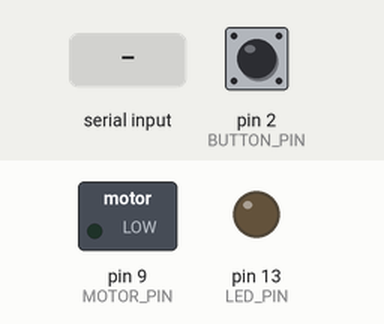
This sketch was run on a simulated Arduino Uno, built with avr-gcc and run on an emulated ATmega328P. On the bench: switched loads named in the sketch (green lamp = pin HIGH), output pins drawn as LEDs (lit = HIGH). The test bench sets the inputs (shaded band); at power-on: pin 2 (BUTTON_PIN) HIGH. What the sketch prints to the serial monitor is not drawn.

Above: at 1.2 s.
1.3 s: "M1\n" received over Serial
At 2.5 s:
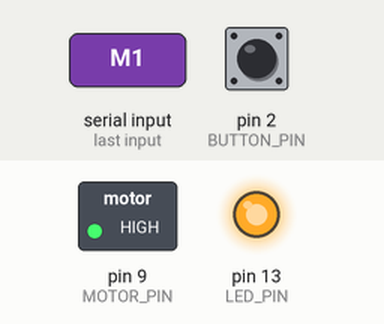
4.4 s: "M0\n" received over Serial
At 4.9 s:
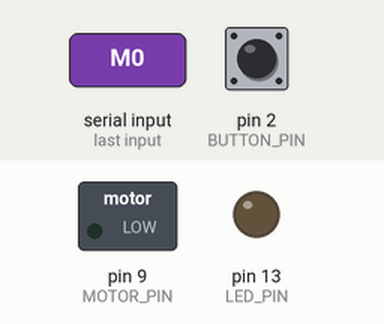
Timing chart, 0 to 7.4 s (numbered marks = the images above; inputs shaded):
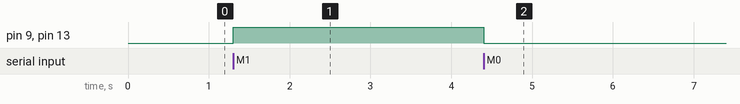

Measured:
- after the input at 1.3 s, pin 9 (MOTOR_PIN), pin 13 (LED_PIN): LOW → HIGH at once
- after the input at 4.4 s, pin 9 (MOTOR_PIN), pin 13 (LED_PIN): HIGH → LOW at once

The sketch:

open_canvas_uno.ino
```cpp
// Open Canvas firmware for the Arduino Uno R3: fingertip motor + "describe" arcade button.
// This is the board used in the demo.
//
// Serial protocol (CLAUDE.md section 7), 115200 baud, one ASCII command per line:
//   laptop -> Uno:  M1 = motor on, M0 = motor off
//   Uno -> laptop:  B1 = button pressed, B0 = button released (only on a change)
// Anything else received is ignored. The laptop side (app/serial_link.py) ignores every
// line that isn't exactly B1/B0, so the READY line below is harmless.
//
// Wiring:
//   D9 -> 470 ohm -> PN2222 base. Emitter -> GND. Collector -> motor (-).
//   Motor (+) -> 3.3V pin (the coin motor is rated 3 V; 5 V would overdrive it).
//   1N4148 across the motor, stripe (cathode) on the 3.3V side.
//   47-100 uF capacitor across 3.3V/GND near the motor.
//   Button: COM -> GND, NO -> D2. Internal pull-up, so pressed = LOW.
//
// Why 470 ohm and not the ESP32's 220: Uno pins are 5 V, so
//   I_B = (5 - 0.7) / 470 = 9.1 mA   (220 ohm would be 19.5 mA, at the 20 mA per-pin limit).
// With a ~80 mA motor that's a forced beta of ~9, far below the PN2222's gain, so the
// transistor is still fully on.
//
// Pins avoided: D0/D1 are the USB serial lines; D13 blinks during boot (bootloader),
// which would twitch the motor.
//
// The onboard "L" LED (D13) mirrors the motor after boot, so M1/M0 can be checked before
// the motor is wired. Bench test: Arduino Serial Monitor at 115200, "Newline" line ending,
// type M1 / M0, press the button to see B1 / B0.

const int MOTOR_PIN = 9;
const int BUTTON_PIN = 2;
const int LED_PIN = LED_BUILTIN;  // D13

const unsigned long DEBOUNCE_MS = 25;  // spec: 20-30 ms

// Button debounce state: report a new level only after it has been stable for DEBOUNCE_MS.
// Switch contacts bounce (flicker open/closed) for a few ms on every press and release;
// without this, one press could send B1 B0 B1 B0 ...
int stableLevel = HIGH;  // HIGH = released (pull-up)
int lastReading = HIGH;
unsigned long lastChangeMs = 0;

// Incoming command line buffer
char line[16];
byte lineLen = 0;

void setMotor(bool on) {
  digitalWrite(MOTOR_PIN, on ? HIGH : LOW);
  digitalWrite(LED_PIN, on ? HIGH : LOW);
}

void handleLine(const char *cmd) {
  if (strcmp(cmd, "M1") == 0) {
    setMotor(true);
  } else if (strcmp(cmd, "M0") == 0) {
    setMotor(false);
  }
}

void readSerial() {
  while (Serial.available() > 0) {
    char c = (char)Serial.read();
    if (c == '\n') {
      line[lineLen] = '\0';
      handleLine(line);
      lineLen = 0;
    } else if (c == '\r') {
      // Serial monitors may send \r\n; ignore the \r
    } else if (lineLen < sizeof(line) - 1) {
      line[lineLen++] = c;
    } else {
      lineLen = 0;  // garbage longer than any command: drop it
    }
  }
}

void readButton() {
  int reading = digitalRead(BUTTON_PIN);
  unsigned long now = millis();
  if (reading != lastReading) {
    lastReading = reading;
    lastChangeMs = now;  // still bouncing: restart the timer
  }
  if (reading != stableLevel && now - lastChangeMs >= DEBOUNCE_MS) {
    stableLevel = reading;
    Serial.println(stableLevel == LOW ? "B1" : "B0");
  }
}

void setup() {
  pinMode(MOTOR_PIN, OUTPUT);
  pinMode(LED_PIN, OUTPUT);
  setMotor(false);  // motor off from the first moment
  pinMode(BUTTON_PIN, INPUT_PULLUP);
  Serial.begin(115200);
  Serial.println("OPEN_CANVAS READY UNO motor=D9 button=D2");
}

void loop() {
  readSerial();
  readButton();
}
```
